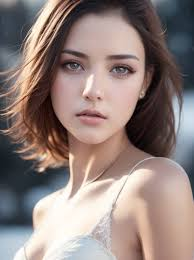
#> input picture Images/beuty.jpeg, 194 x 260 px, found by its file name
$ python Image_Analyzation_using_matplotlib.py
#> lines starting #> are read from the running program, lines starting #| are printed output that depends on the picture
#!/usr/bin/env python3
# -*- coding: utf-8 -*-
"""
Created on Mon Jun  3 16:06:29 2024

@author: era
"""

"""
This file have funtionality of Image Analyzation using histogram uisng matplotlib and opencv

"""

import numpy as np
import cv2
from matplotlib import pyplot as plt


img = cv2.imread('/home/era/Desktop/Work/Opencv_projects/Images/beuty.jpeg')
#> img is the input picture: shape (260, 194, 3); mean B, G, R 123.8, 128.3, 144.9

"""
# for greyscale image
hist = cv2.calcHist([img], [0], None, [256], [0,256])

"""
#for colorful images
b,g,r = cv2.split(img)
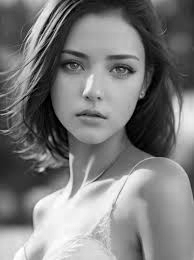
#> b: shape (260, 194); min 0, max 255, mean 123.8
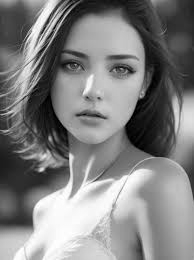
#> g: shape (260, 194); min 0, max 255, mean 128.3
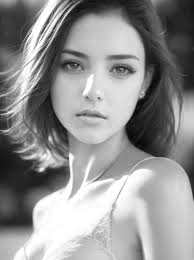
#> r: shape (260, 194); min 3, max 255, mean 144.9
cv2.imshow("img", img)
cv2.imshow("b", b)
cv2.imshow("g", g)
cv2.imshow("r", r)

plt.hist(b.ravel(), 256,[0,256])
plt.hist(g.ravel(), 256,[0,256])
plt.hist(r.ravel(), 256,[0,256])
plt.show()
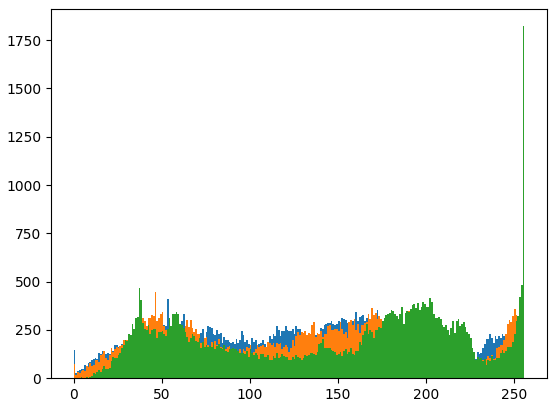
#> figure drawn by matplotlib, 1 panel; tallest bar 412 high, from x = 53 to 54; tallest bar 445 high, from x = 46 to 47; tallest bar 1822 high, from x = 255 to 256

cv2.waitKey(0)
cv2.destroyAllWindows()

$ run again, with Images/danger_eye.jpeg copied over Images/beuty.jpeg
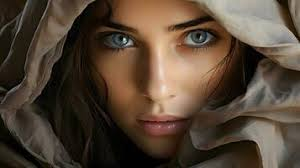
#> input picture Images/danger_eye.jpeg, 300 x 168 px, found by its file name
#> img is the input picture: shape (168, 300, 3); mean B, G, R 52.9, 67.9, 83.7
#> `b,g,r = cv2.split(img)`:
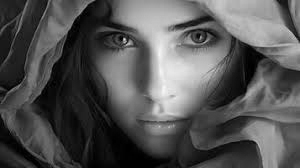
#> r: shape (168, 300); min 0, max 246, mean 83.7
#> `plt.show()`:
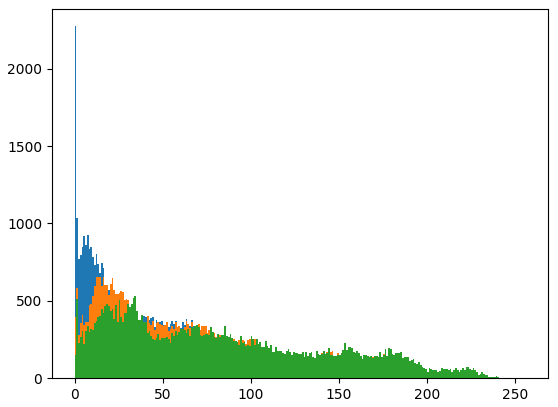
#> figure drawn by matplotlib, 1 panel; tallest bar 2275 high, from x = 0 to 1; tallest bar 529 high, from x = 34 to 35

$ run again, with Images/girl.jpeg copied over Images/beuty.jpeg
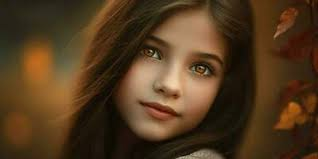
#> input picture Images/girl.jpeg, 318 x 159 px, found by its file name
#> img is the input picture: shape (159, 318, 3); mean B, G, R 30.5, 57.3, 81.9
#> `b,g,r = cv2.split(img)`:
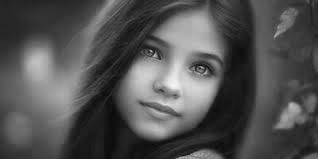
#> r: shape (159, 318); min 9, max 246, mean 81.9
#> `plt.show()`:
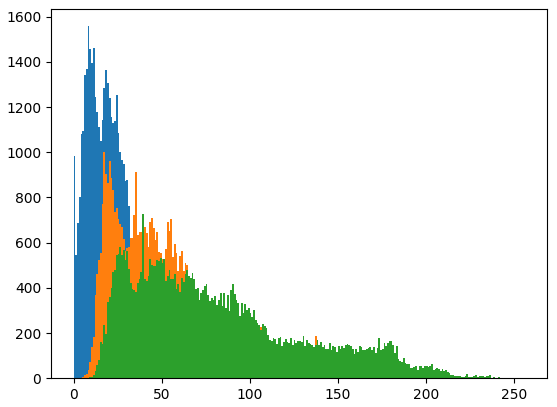
#> figure drawn by matplotlib, 1 panel; tallest bar 1558 high, from x = 8 to 9; tallest bar 1003 high, from x = 17 to 18; tallest bar 726 high, from x = 39 to 40

$ run again, with Images/hair.jpeg copied over Images/beuty.jpeg
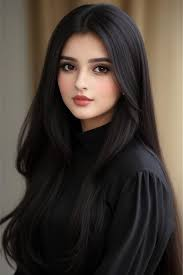
#> input picture Images/hair.jpeg, 183 x 275 px, found by its file name
#> img is the input picture: shape (275, 183, 3); mean B, G, R 53.6, 61.1, 70.2
#> `b,g,r = cv2.split(img)`:
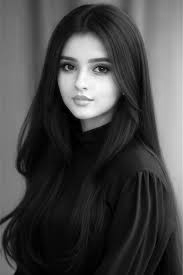
#> r: shape (275, 183); min 0, max 255, mean 70.2
#> `plt.show()`:
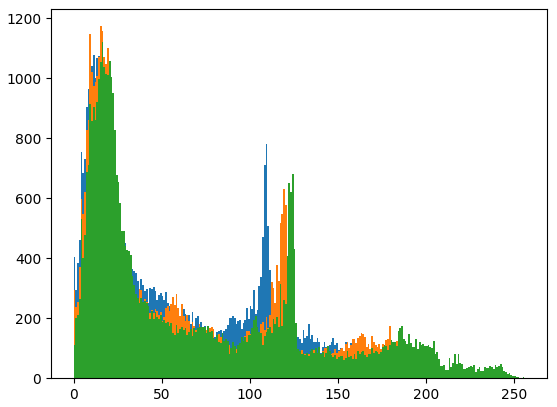
#> figure drawn by matplotlib, 1 panel; tallest bar 1148 high, from x = 9 to 10; tallest bar 1173 high, from x = 15 to 16; tallest bar 1120 high, from x = 16 to 17
